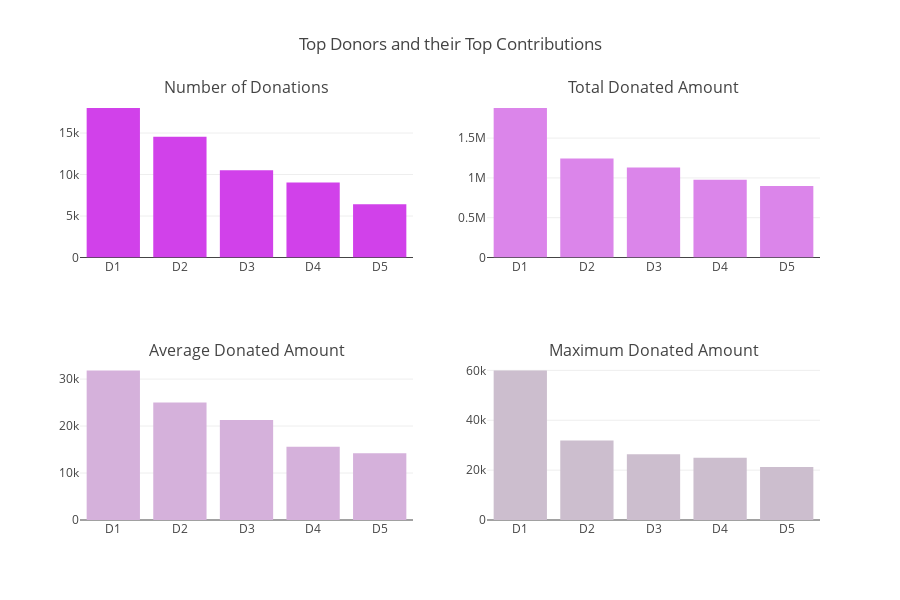

Notebook source saved alongside this figure:
### Markdown cell above
> - **Top Projects**  
> - In the history of donorschoose, different projects received a varying numbers of donations ranging from as low as 1 to as high as 800 donations. Maximum number of donations made in any single project is equal to 863. This was a teacher led project and its title was "**Vallecito StandUpKids Pilot Standing School!**" (as shown as Pa1 in the first graph). The total amout equal to **USD 108248.30** was funded in this project and it was fully funded on August 26, 2015.    
> - There are three other projects having very large number of donations (greater than 600) 
> - In Nov 2016, one project titled "**Varsity and After-School Fencing Teams in NYC**" (as shown as Pc1 in the second graph) was initiated and there were 18 total donations. This project had the highest average amount per donor equal to **USD 1850**  
> - In the project titled "**Learning to Play While Playing to Learn!**" (as shown as Pd1 in the fourth graph), the maximum single donation amount equal to **USD 60,000** was donated which is the highest single donation amount in the history of DonorsChoose.  

## <a id="3.3"> 3.3 Who are the Top Donors : </a>

Lets identify donors who made some top contributions and their values. Ie. 
- 3.3.1 Donors who have made highest number of donations  
- 3.3.2 Donors who have funded Highest Total Amounts   
-  3.3.3 Donors who funds Highest Average Amounts in single donations  
-  3.3.4 Donors who have funded Maximum Single Donated Amount

### Code cell
# Which Projects Had the maximum Donations 

tempdf = donations_df.groupby('Donor ID').agg({'Donor ID' : 'count', 'Donation Amount' : 'sum'}).rename(columns={'Donor ID' : "Total Donations", 'Donation Amount' : "Total Amount"}).reset_index()
tempdf['Average Donation Amount'] = tempdf['Total Amount'] / tempdf['Total Donations']

tempdf1 = tempdf.sort_values(by=['Total Donations'], ascending=[False])
x = tempdf1.head(5)['Donor ID']
x = ["D"+str(i+1) for i in range(len(x))]
y = tempdf1.head(5)['Total Donations']
tr1 = bar_ver_noagg(x, y, 'Total Donations', '#d141ea', lm=None, rt=True)

tempdf1 = tempdf.sort_values(by=['Total Amount'], ascending=[False])
x = tempdf1.head(5)['Donor ID']
x = ["D"+str(i+1) for i in range(len(x))]
y = tempdf1.head(5)['Total Amount']
tr2 = bar_ver_noagg(x, y, 'Average Donations', '#db85ea', lm=None, rt=True)

tempdf1 = tempdf.sort_values(by=['Average Donation Amount'], ascending=[False])
x = tempdf1.head(5)['Donor ID']
x = ["D"+str(i+1) for i in range(len(x))]
y = tempdf1.head(5)['Average Donation Amount']
tr3 = bar_ver_noagg(x, y, 'Average Donations', '#d5b1db', lm=None, rt=True)

tempdf = donations_df.groupby('Donor ID').agg({'Donor ID' : 'count', 'Donation Amount' : 'max'}).rename(columns={'Donor ID' : "Total Donations", 'Donation Amount' : "Maximum Donations"}).reset_index()
tempdf1 = tempdf.sort_values(by=['Maximum Donations'], ascending=[False])
x = tempdf1.head(5)['Donor ID']
x = ["D"+str(i+1) for i in range(len(x))]
y = tempdf1.head(5)['Maximum Donations']
tr4 = bar_ver_noagg(x, y, 'Maximum Donations', '#ccbece', lm=None, rt=True)

fig = tools.make_subplots(rows=2, cols=2, print_grid=False, subplot_titles = ['Number of Donations', "Total Donated Amount", 'Average Donated Amount', 'Maximum Donated Amount'])
fig.append_trace(tr1, 1, 1);
fig.append_trace(tr2, 1, 2);
fig.append_trace(tr3, 2, 1);
fig.append_trace(tr4, 2, 2);

fig['layout'].update(height=600, showlegend=False, title='Top Donors and their Top Contributions');
iplot(fig);

### Figure 1 — Plotly figure (JSON) as saved in the notebook; plotly's stock layout.template omitted (floating-point values rounded to 4 significant figures)
{"data": [{"marker": {"color": "#d141ea"}, "type": "bar", "x": ["D1", "D2", "D3", "D4", "D5"], "xaxis": "x1", "y": [18035, 14565, 10515, 9029, 6427], "yaxis": "y1"}, {"marker": {"color": "#db85ea"}, "type": "bar", "x": ["D1", "D2", "D3", "D4", "D5"], "xaxis": "x2", "y": [1880000.0, 1244000.0, 1131000.0, 977600.0, 897400.0], "yaxis": "y2"}, {"marker": {"color": "#d5b1db"}, "type": "bar", "x": ["D1", "D2", "D3", "D4", "D5"], "xaxis": "x3", "y": [31860.0, 25000, 21300.0, 15600, 14200.0], "yaxis": "y3"}, {"marker": {"color": "#ccbece"}, "type": "bar", "x": ["D1", "D2", "D3", "D4", "D5"], "xaxis": "x4", "y": [60000, 31860.0, 26370.0, 25000, 21300.0], "yaxis": "y4"}], "layout": {"annotations": [{"font": {"size": 16}, "showarrow": false, "text": "Number of Donations", "x": 0.225, "xanchor": "center", "xref": "paper", "y": 1, "yanchor": "bottom", "yref": "paper"}, {"font": {"size": 16}, "showarrow": false, "text": "Total Donated Amount", "x": 0.775, "xanchor": "center", "xref": "paper", "y": 1, "yanchor": "bottom", "yref": "paper"}, {"font": {"size": 16}, "showarrow": false, "text": "Average Donated Amount", "x": 0.225, "xanchor": "center", "xref": "paper", "y": 0.375, "yanchor": "bottom", "yref": "paper"}, {"font": {"size": 16}, "showarrow": false, "text": "Maximum Donated Amount", "x": 0.775, "xanchor": "center", "xref": "paper", "y": 0.375, "yanchor": "bottom", "yref": "paper"}], "height": 600, "showlegend": false, "title": "Top Donors and their Top Contributions", "xaxis1": {"anchor": "y1", "domain": [0, 0.45]}, "xaxis2": {"anchor": "y2", "domain": [0.55, 1]}, "xaxis3": {"anchor": "y3", "domain": [0, 0.45]}, "xaxis4": {"anchor": "y4", "domain": [0.55, 1]}, "yaxis1": {"anchor": "x1", "domain": [0.625, 1]}, "yaxis2": {"anchor": "x2", "domain": [0.625, 1]}, "yaxis3": {"anchor": "x3", "domain": [0, 0.375]}, "yaxis4": {"anchor": "x4", "domain": [0, 0.375]}}}
